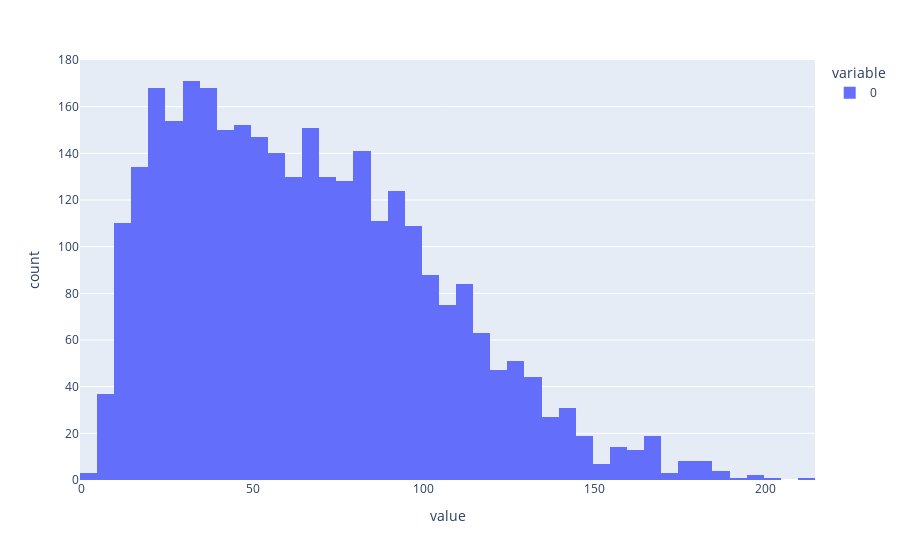

This figure's notebook cell:
### Code cell
feature_acts_contact = []

n = 64 # 384
bs = 32

with t.no_grad():
    for i in range(0, n // bs, bs):
        batch_tokens = dataset["contact"][i : i + 32]["input_ids"].to(device)
        _, cache = model.run_with_cache(batch_tokens, names_filter=[sae.cfg.hook_name])
        acts = sae.encode(cache[sae.cfg.hook_name])
        feature_acts_contact.append(acts[:, final_grid_slice])
        del cache

# ignore the bos token, get the number of features that activated in each token, averaged accross batch and position
feature_acts_contact = t.cat(feature_acts_contact, dim=0)[:, 1:]

l0 = (feature_acts_contact > 0).float().sum(-1).detach()
print("average l0", l0.mean().item())
px.histogram(l0.flatten().cpu().numpy()).show()

### Figure 1 — Plotly figure (JSON) as saved in the notebook; plotly's stock layout.template omitted (floating-point values rounded to 4 significant figures; data arrays with more than 128 entries replaced by an {"elided": "..."} marker saying what was removed)
{"data": [{"alignmentgroup": "True", "bingroup": "x", "hovertemplate": "variable=0<br>value=%{x}<br>count=%{y}<extra></extra>", "legendgroup": "0", "marker": {"color": "#636efa", "pattern": {"shape": ""}}, "name": "0", "offsetgroup": "0", "orientation": "v", "showlegend": true, "type": "histogram", "x": {"elided": "3168 int values"}, "xaxis": "x", "yaxis": "y"}], "layout": {"barmode": "relative", "legend": {"title": {"text": "variable"}, "tracegroupgap": 0}, "margin": {"t": 60}, "xaxis": {"anchor": "y", "domain": [0, 1], "title": {"text": "value"}}, "yaxis": {"anchor": "x", "domain": [0, 1], "title": {"text": "count"}}}}
